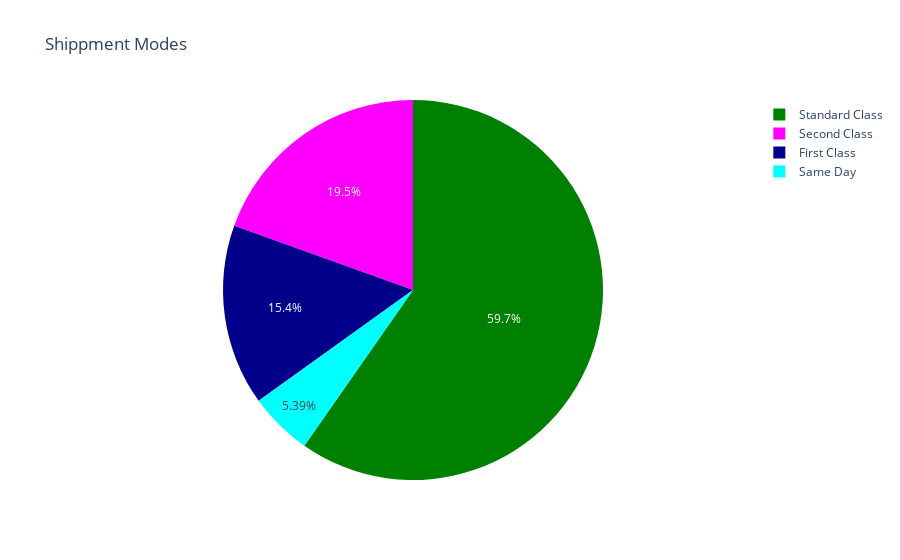

The cell this chart's notebook holds for it:
### Code cell
data_Shippment=df.groupby(['shipping_mode'])['order_id'].count().reset_index(name='order_item_quantity').sort_values(by= 'order_item_quantity', ascending= False)
px.pie(data_Shippment, values='order_item_quantity', names= 'shipping_mode' , title= 'Shippment Modes', 
       color='shipping_mode',
             color_discrete_map={'First Class':'darkblue',
                                 'Same Day':'cyan',
                                 'Second Class':'magenta',
                              'Standard Class':'green'})

### Figure 1 — Plotly figure (JSON) as saved in the notebook; plotly's stock layout.template omitted (floating-point values rounded to 4 significant figures)
{"data": [{"customdata": [["Standard Class"], ["Second Class"], ["First Class"], ["Same Day"]], "domain": {"x": [0, 1], "y": [0, 1]}, "hovertemplate": "shipping_mode=%{customdata[0]}<br>order_item_quantity=%{value}<extra></extra>", "labels": ["Standard Class", "Second Class", "First Class", "Same Day"], "legendgroup": "", "marker": {"colors": ["green", "magenta", "darkblue", "cyan"]}, "name": "", "showlegend": true, "type": "pie", "values": [107752, 35216, 27814, 9737]}], "layout": {"legend": {"tracegroupgap": 0}, "title": {"text": "Shippment Modes"}}}
